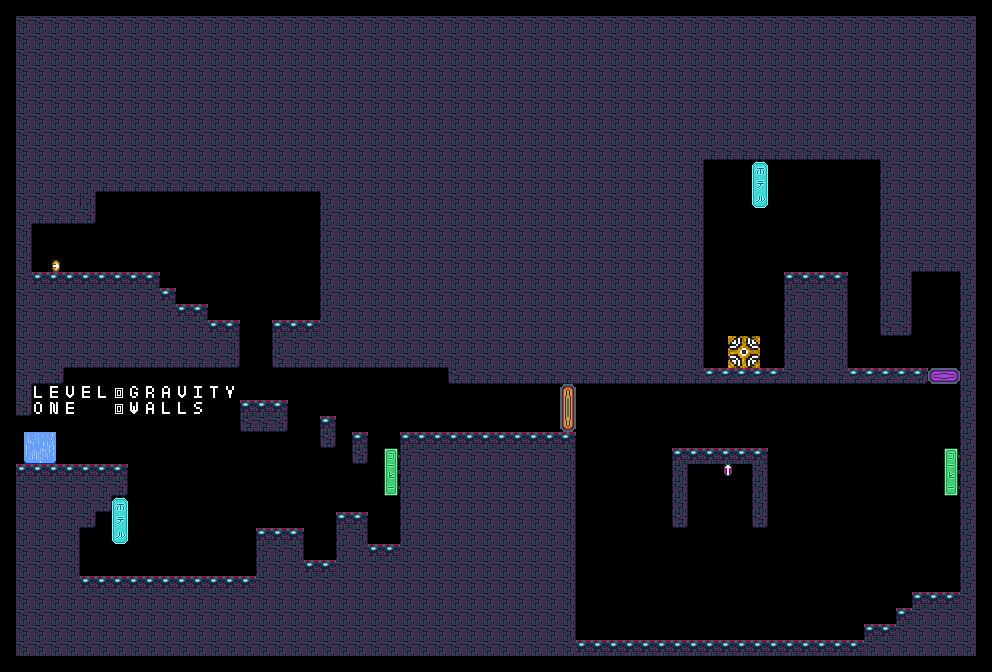

Below is a game level as drawn by its tile map, then a one-line description and the .tmx that defines it (tile-layer data replaced by summaries):
An orthogonal 62x42 tile map with 16x16 px tiles, 10 tile layers (Gw_orange_open, Gw_rose_open, Gw_orange, Gw_rose, ...), 8 hidden layers not drawn, 11 tilesets and 4 objects (2x right, 2x up).

<map version="1.10" tiledversion="1.10.2" orientation="orthogonal" renderorder="right-down" width="62" height="42" tilewidth="16" tileheight="16" infinite="0" nextlayerid="23" nextobjectid="5">
 <properties>
  <property name="Name" value="Gravity Walls" />
 </properties>
 <tileset firstgid="1" source="../tilesets/01_utilities.tsx" />
 <tileset firstgid="3" source="../tilesets/02_portal.tsx" />
 <tileset firstgid="27" source="../tilesets/03_futuristic_city.tsx" />
 <tileset firstgid="51" source="../tilesets/04_gravity_switch.tsx" />
 <tileset firstgid="67" source="../tilesets/05_gravity_flow.tsx" />
 <tileset firstgid="79" source="../tilesets/06_wall_of_death.tsx" />
 <tileset firstgid="95" source="../tilesets/07_gravity_walls.tsx" />
 <tileset firstgid="143" source="../tilesets/08_gravity_walls_open.tsx" />
 <tileset firstgid="191" source="../tilesets/09_arrow.tsx" />
 <tileset firstgid="195" source="../tilesets/10_alpha.tsx" />
 <tileset firstgid="225" source="../tilesets/11_alpha_key.tsx" />
 <layer id="22" name="Gw_orange_open" width="62" height="42" locked="1">
  <data>[2604 cells, 3 non-empty, 3 distinct tile ids]</data>
 </layer>
 <layer id="21" name="Gw_green_open" width="62" height="42" visible="0" locked="1">
  <data>[2604 cells, 0 non-empty, 0 distinct tile ids]</data>
 </layer>
 <layer id="20" name="Gw_rose_open" width="62" height="42" locked="1">
  <data>[2604 cells, 2 non-empty, 2 distinct tile ids]</data>
 </layer>
 <layer id="19" name="Gw_blue_open" width="62" height="42" visible="0" locked="1">
  <data>[2604 cells, 0 non-empty, 0 distinct tile ids]</data>
 </layer>
 <layer id="16" name="Gw_orange" width="62" height="42" locked="1">
  <data>[2604 cells, 3 non-empty, 3 distinct tile ids]</data>
 </layer>
 <layer id="15" name="Gw_green" width="62" height="42" visible="0" locked="1">
  <data>[2604 cells, 0 non-empty, 0 distinct tile ids]</data>
 </layer>
 <layer id="14" name="Gw_rose" width="62" height="42" locked="1">
  <data>[2604 cells, 2 non-empty, 2 distinct tile ids]</data>
 </layer>
 <layer id="13" name="Gw_blue" width="62" height="42" visible="0" locked="1">
  <data>[2604 cells, 0 non-empty, 0 distinct tile ids]</data>
 </layer>
 <objectgroup id="12" name="gravity_walls" locked="1">
  <object id="1" type="right" x="560" y="384" width="16" height="48" />
  <object id="2" type="up" x="928" y="368" width="32" height="16" />
 </objectgroup>
 <layer id="11" name="Decoration" class="visible" width="62" height="42" locked="1">
  <data>[2604 cells, 12 non-empty, 6 distinct tile ids]</data>
 </layer>
 <layer id="10" name="Filling" class="visible" width="62" height="42" locked="1">
  <data>[2604 cells, 1241 non-empty, 17 distinct tile ids]</data>
 </layer>
 <objectgroup id="9" name="gravity_switch" locked="1">
  <object id="3" type="up" x="724" y="464" width="8" height="12" />
  <object id="4" type="right" x="52" y="260" width="8" height="12" />
 </objectgroup>
 <layer id="8" name="Collision_bloc" width="62" height="42" locked="1">
  <data>[2604 cells, 22 non-empty, 10 distinct tile ids]</data>
 </layer>
 <layer id="7" name="Collision_h" class="collision" width="62" height="42" locked="1">
  <data>[2604 cells, 158 non-empty, 8 distinct tile ids]</data>
 </layer>
 <layer id="6" name="Collision_v" class="collision" width="62" height="42" locked="1">
  <data>[2604 cells, 116 non-empty, 8 distinct tile ids]</data>
 </layer>
 <layer id="5" name="Wall_of_death_bloc" width="62" height="42" visible="0" locked="1">
  <data>[2604 cells, 0 non-empty, 0 distinct tile ids]</data>
 </layer>
 <layer id="4" name="Wall_of_death_h" width="62" height="42" visible="0" locked="1">
  <data>[2604 cells, 0 non-empty, 0 distinct tile ids]</data>
 </layer>
 <layer id="3" name="Wall_of_death_v" width="62" height="42" visible="0" locked="1">
  <data>[2604 cells, 0 non-empty, 0 distinct tile ids]</data>
 </layer>
 <layer id="2" name="Border" width="62" height="42" visible="0" locked="1">
  <data>[2604 cells, 200 non-empty, 1 distinct tile ids]</data>
 </layer>
 <layer id="1" name="IO" width="62" height="42" locked="1">
  <data>[2604 cells, 12 non-empty, 12 distinct tile ids]</data>
 </layer>
</map>
